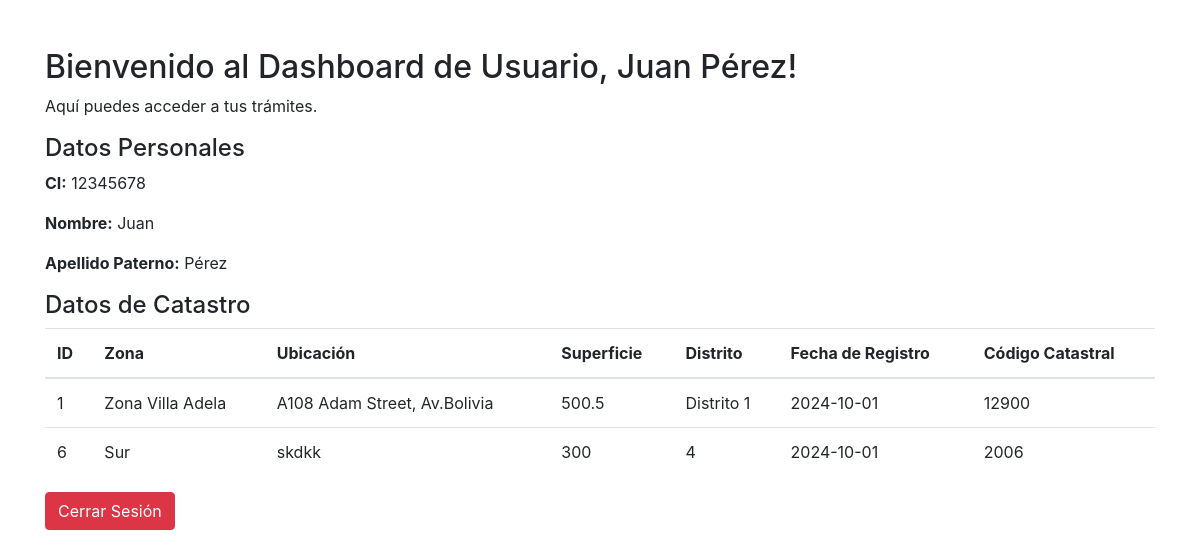
The app's page /usuario.php (signed in) with its own data.
### tables this page shows
CREATE TABLE `persona` (
  `ci` varchar(20) NOT NULL,
  `nombre` varchar(50) NOT NULL,
  `paterno` varchar(50) NOT NULL
);

CREATE TABLE `catastro` (
  `id` int(11) NOT NULL,
  `zona` varchar(50) NOT NULL,
  `ubicacion` varchar(100) NOT NULL,
  `superficie` float NOT NULL,
  `ci` varchar(20) DEFAULT NULL,
  `distrito` varchar(50) DEFAULT NULL,
  `fecha_registro` date DEFAULT NULL,
  `codigo_catastral` varchar(20) DEFAULT NULL
);

### usuario.php (the view, shortened to what this page needs)
<?php
$host = 'localhost';
$usuario = 'usuario';
$contraseña = 'YES';
$bd = 'bdmaria';
$conn = new mysqli($host, $usuario, $contraseña, $bd);
$ci = $_SESSION['username'];
$sqlPersona = "SELECT * FROM Persona WHERE ci = ?";
$stmtPersona = $conn->prepare($sqlPersona);
$stmtPersona->bind_param('s', $ci);
$stmtPersona->execute();
$resultPersona = $stmtPersona->get_result();
if ($resultPersona->num_rows === 1) {
    $usuario = $resultPersona->fetch_assoc();
} else {
    die("Usuario no encontrado.");
}
$sqlCatastro = "SELECT * FROM Catastro WHERE ci = ?";
$stmtCatastro = $conn->prepare($sqlCatastro);
$stmtCatastro->bind_param('s', $ci);
$stmtCatastro->execute();
$resultCatastro = $stmtCatastro->get_result();
?>
<!DOCTYPE html>
<html lang="es">
<head>
    <link rel="stylesheet" href="https://stackpath.bootstrapcdn.com/bootstrap/4.5.2/css/bootstrap.min.css">
</head>
<body>
<div class="container mt-5">
    <h2>Bienvenido al Dashboard de Usuario, <?php echo htmlspecialchars($usuario['nombre']) . ' ' . htmlspecialchars($usuario['paterno']); ?>!</h2>
    <p>Aquí puedes acceder a tus trámites.</p>
    <h4>Datos Personales</h4>
    <p><strong>CI:</strong> <?php echo htmlspecialchars($usuario['ci']); ?></p>
    <p><strong>Nombre:</strong> <?php echo htmlspecialchars($usuario['nombre']); ?></p>
    <p><strong>Apellido Paterno:</strong> <?php echo htmlspecialchars($usuario['paterno']); ?></p>
    <h4>Datos de Catastro</h4>
    <?php if ($resultCatastro->num_rows > 0): ?>
        <table class="table">
            <thead>
                <tr>
                    <th>ID</th>
                    <th>Zona</th>
                    <th>Ubicación</th>
                    <th>Superficie</th>
                    <th>Distrito</th>
                    <th>Fecha de Registro</th>
                    <th>Código Catastral</th>
                </tr>
            </thead>
            <tbody>
                <?php while ($catastro = $resultCatastro->fetch_assoc()): ?>
                    <tr>
                        <td><?php echo htmlspecialchars($catastro['id']); ?></td>
                        <td><?php echo htmlspecialchars($catastro['zona']); ?></td>
                        <td><?php echo htmlspecialchars($catastro['ubicacion']); ?></td>
                        <td><?php echo htmlspecialchars($catastro['superficie']); ?></td>
                        <td><?php echo htmlspecialchars($catastro['distrito']); ?></td>
                        <td><?php echo htmlspecialchars($catastro['fecha_registro']); ?></td>
                        <td><?php echo htmlspecialchars($catastro['codigo_catastral']); ?></td>
                    </tr>
                <?php endwhile; ?>
            </tbody>
        </table>
    <?php else: ?>
        <p>No hay datos de catastro para este usuario.</p>
    <?php endif; ?>
    <a href="login.php" class="btn btn-danger">Cerrar Sesión</a>
</div>
</body>
</html>

### records on screen
persona: nombre "Juan", paterno "Pérez", ci "12345678"
catastro: id "1", zona "Zona Villa Adela", ubicacion "A108 Adam Street, Av.Bolivia", superficie "500.5", distrito "Distrito 1", fecha_registro "2024-10-01", codigo_catastral "12900"
catastro: id "6", zona "Sur", ubicacion "skdkk", superficie "300", distrito "4", fecha_registro "2024-10-01", codigo_catastral "2006"
